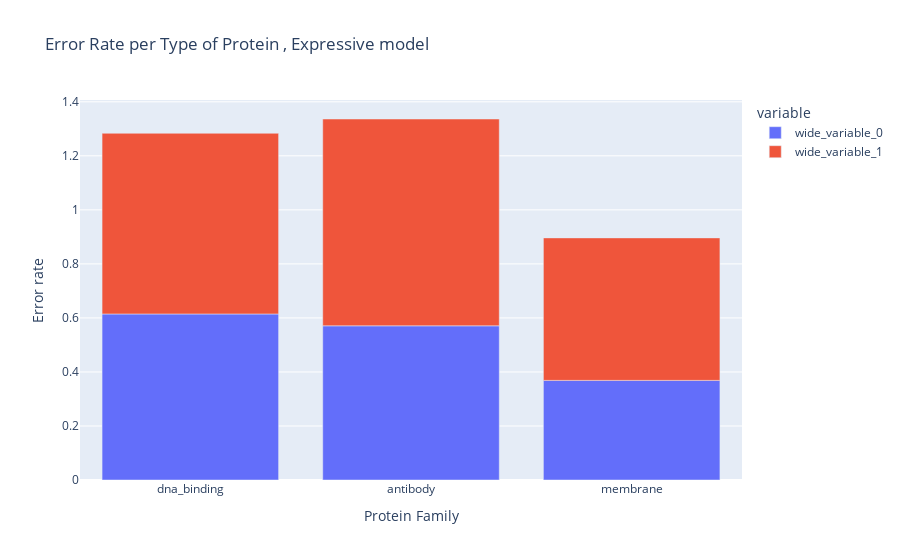

The code cell stored with this chart in its notebook:
### Code cell
bar_fig = px.bar(x=dir_names, y=[simple_errors, errors], title="Error Rate per Type of Protein , Expressive model")
bar_fig.update_layout(xaxis_title="Protein Family", yaxis_title="Error rate")
bar_fig.show()
if not os.path.exists("plots"):
    os.mkdir("plots")
bar_fig.write_image("plots/secondary_type.png")

### Figure 1 — Plotly figure (JSON) as saved in the notebook; plotly's stock layout.template omitted (floating-point values rounded to 4 significant figures)
{"data": [{"alignmentgroup": "True", "hovertemplate": "variable=wide_variable_0<br>x=%{x}<br>value=%{y}<extra></extra>", "legendgroup": "wide_variable_0", "marker": {"color": "#636efa", "pattern": {"shape": ""}}, "name": "wide_variable_0", "offsetgroup": "wide_variable_0", "orientation": "v", "showlegend": true, "textposition": "auto", "x": ["dna_binding", "antibody", "membrane"], "xaxis": "x", "y": [0.6146, 0.5708, 0.3687], "yaxis": "y", "type": "bar"}, {"alignmentgroup": "True", "hovertemplate": "variable=wide_variable_1<br>x=%{x}<br>value=%{y}<extra></extra>", "legendgroup": "wide_variable_1", "marker": {"color": "#EF553B", "pattern": {"shape": ""}}, "name": "wide_variable_1", "offsetgroup": "wide_variable_1", "orientation": "v", "showlegend": true, "textposition": "auto", "x": ["dna_binding", "antibody", "membrane"], "xaxis": "x", "y": [0.6689, 0.7655, 0.5275], "yaxis": "y", "type": "bar"}], "layout": {"xaxis": {"anchor": "y", "domain": [0.0, 1.0], "title": {"text": "Protein Family"}}, "yaxis": {"anchor": "x", "domain": [0.0, 1.0], "title": {"text": "Error rate"}}, "legend": {"title": {"text": "variable"}, "tracegroupgap": 0}, "title": {"text": "Error Rate per Type of Protein , Expressive model"}, "barmode": "relative"}}
